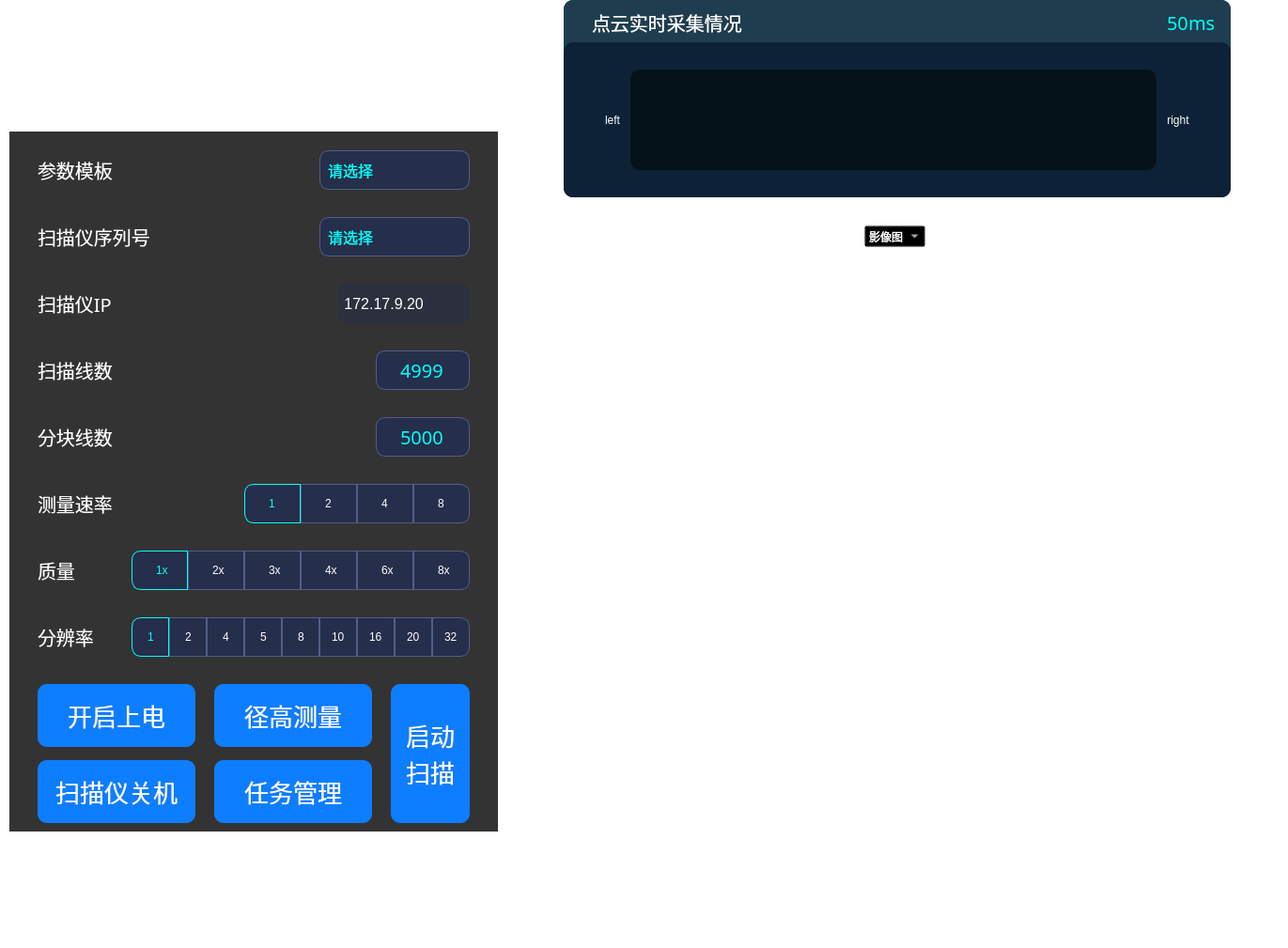
<?xml version="1.0" encoding="UTF-8"?>
<ui version="4.0">
 <class>ScannerWidget</class>
 <widget class="QWidget" name="ScannerWidget">
  <property name="geometry">
   <rect>
    <x>0</x>
    <y>0</y>
    <width>1371</width>
    <height>1009</height>
   </rect>
  </property>
  <property name="windowTitle">
   <string>Scanner</string>
  </property>
  <property name="styleSheet">
   <string notr="true">QWidget{
	color: white;
    font-family: &quot;思源黑体&quot;;
    background: transparent;
}</string>
  </property>
  <widget class="QWidget" name="AcquisitionMonitor" native="true">
   <property name="geometry">
    <rect>
     <x>600</x>
     <y>0</y>
     <width>710</width>
     <height>210</height>
    </rect>
   </property>
   <property name="styleSheet">
    <string notr="true">border-radius: 10px;
background: rgba(30, 62, 80, 1);</string>
   </property>
   <layout class="QVBoxLayout" name="verticalLayout" stretch="42,168">
    <property name="spacing">
     <number>0</number>
    </property>
    <property name="leftMargin">
     <number>0</number>
    </property>
    <property name="topMargin">
     <number>0</number>
    </property>
    <property name="rightMargin">
     <number>0</number>
    </property>
    <property name="bottomMargin">
     <number>0</number>
    </property>
    <item>
     <widget class="QWidget" name="widget_title" native="true">
      <layout class="QHBoxLayout" name="horizontalLayout">
       <property name="spacing">
        <number>0</number>
       </property>
       <property name="leftMargin">
        <number>30</number>
       </property>
       <property name="topMargin">
        <number>9</number>
       </property>
       <property name="rightMargin">
        <number>16</number>
       </property>
       <property name="bottomMargin">
        <number>6</number>
       </property>
       <item>
        <widget class="QLabel" name="label">
         <property name="font">
          <font>
           <family>思源黑体</family>
           <pointsize>15</pointsize>
          </font>
         </property>
         <property name="text">
          <string>点云实时采集情况</string>
         </property>
        </widget>
       </item>
       <item>
        <spacer name="horizontalSpacer">
         <property name="orientation">
          <enum>Qt::Orientation::Horizontal</enum>
         </property>
         <property name="sizeHint" stdset="0">
          <size>
           <width>40</width>
           <height>20</height>
          </size>
         </property>
        </spacer>
       </item>
       <item>
        <widget class="QLabel" name="label_2">
         <property name="font">
          <font>
           <family>思源黑体</family>
           <pointsize>15</pointsize>
          </font>
         </property>
         <property name="styleSheet">
          <string notr="true">color: rgba(0, 255, 251, 1);</string>
         </property>
         <property name="text">
          <string>50</string>
         </property>
        </widget>
       </item>
       <item>
        <widget class="QLabel" name="label_latencyTime">
         <property name="font">
          <font>
           <family>思源黑体</family>
           <pointsize>15</pointsize>
          </font>
         </property>
         <property name="styleSheet">
          <string notr="true">color: rgba(0, 255, 251, 1);</string>
         </property>
         <property name="text">
          <string>ms</string>
         </property>
        </widget>
       </item>
      </layout>
     </widget>
    </item>
    <item>
     <widget class="QWidget" name="widget_pics" native="true">
      <property name="styleSheet">
       <string notr="true">border-radius: 10px;
background: rgba(13, 34, 54, 1);</string>
      </property>
      <layout class="QVBoxLayout" name="verticalLayout_2">
       <property name="spacing">
        <number>0</number>
       </property>
       <property name="leftMargin">
        <number>30</number>
       </property>
       <property name="topMargin">
        <number>20</number>
       </property>
       <property name="rightMargin">
        <number>30</number>
       </property>
       <property name="bottomMargin">
        <number>20</number>
       </property>
       <item>
        <widget class="QScrollArea" name="scrollArea">
         <property name="styleSheet">
          <string notr="true">    background: transparent;</string>
         </property>
         <property name="widgetResizable">
          <bool>true</bool>
         </property>
         <widget class="QWidget" name="scrollAreaWidgetContents">
          <property name="geometry">
           <rect>
            <x>0</x>
            <y>0</y>
            <width>650</width>
            <height>126</height>
           </rect>
          </property>
          <layout class="QHBoxLayout" name="horizontalLayout_3" stretch="0,0,0">
           <item>
            <widget class="QToolButton" name="toolButton_SwipeLeft">
             <property name="text">
              <string>left</string>
             </property>
             <property name="icon">
              <iconset resource="../../../main/MS301Client/resources.qrc">
               <normaloff>:/assets/button/left.png</normaloff>:/assets/button/left.png</iconset>
             </property>
             <property name="iconSize">
              <size>
               <width>25</width>
               <height>25</height>
              </size>
             </property>
            </widget>
           </item>
           <item>
            <widget class="QWidget" name="WidgetImage" native="true">
             <property name="styleSheet">
              <string notr="true">QWidget{
background: rgba(6, 18, 26, 1);
}

QToolButton {
qproperty-toolButtonStyle: ToolButtonTextUnderIcon;
qproperty-iconSize: 108px;
}</string>
             </property>
             <layout class="QHBoxLayout" name="LayoutImage">
              <property name="spacing">
               <number>0</number>
              </property>
              <property name="leftMargin">
               <number>0</number>
              </property>
              <property name="topMargin">
               <number>0</number>
              </property>
              <property name="rightMargin">
               <number>0</number>
              </property>
              <property name="bottomMargin">
               <number>0</number>
              </property>
             </layout>
            </widget>
           </item>
           <item>
            <widget class="QToolButton" name="toolButton_SwipeRight">
             <property name="text">
              <string>right</string>
             </property>
             <property name="icon">
              <iconset resource="../../../main/MS301Client/resources.qrc">
               <normaloff>:/assets/button/right.png</normaloff>:/assets/button/right.png</iconset>
             </property>
             <property name="iconSize">
              <size>
               <width>25</width>
               <height>25</height>
              </size>
             </property>
            </widget>
           </item>
          </layout>
         </widget>
        </widget>
       </item>
      </layout>
     </widget>
    </item>
   </layout>
  </widget>
  <widget class="QWidget" name="widget_DeviceManager" native="true">
   <property name="geometry">
    <rect>
     <x>10</x>
     <y>140</y>
     <width>520</width>
     <height>745</height>
    </rect>
   </property>
   <property name="styleSheet">
    <string notr="true">QWidget#widget_DeviceManager{
background: rgba(0, 0, 0, 0.8);
}
QRadioButton {
background: rgba(37, 46, 74, 1);
border: 1px solid rgba(80, 95, 138, 1);
spacing: 0px; /* 移除指示器与文字之间的间距 */

}

QRadioButton:checked {
    color: rgba(0, 255, 251, 1);
    border: 1px solid rgba(0, 255, 251, 1);
}
QRadioButton::indicator {
    width: 0px; /* 隐藏指示器 */
    height: 0px;
    background: transparent; /* 确保指示器背景透明,运行后才不会显示 */
}

Line{
background: qlineargradient(
    x1:0, y1:0.5, x2:1, y2:0.5,  /* 90度水平渐变 */
    stop:0 rgba(81,117,158, 255),  /* 起始颜色 */
    stop:1 rgba(20,24,32, 255)   /* 结束颜色 */
);
}

QLineEdit {
font-size: 16px;
border-radius: 10px;
background: rgba(36, 45, 73, 0.5);
}

QPushButton {
font-size: 26px;
border-radius: 10px;
background: rgba(13, 126, 255, 1);
padding-left: 0px;   /* 清除默认padding */
padding-right: 0px;
text-align: center;
}
/* 禁用状态 */
QPushButton:disabled {
    background: qlineargradient(x1:0, y1:0, x2:0, y2:1,
        stop:0 rgba(29, 37, 61, 255),
        stop:1 rgba(19, 27, 36, 255));
}

QComboBox {
font-size: 16px;
color: rgba(0, 255, 251, 1);
border-radius: 10px;
background: rgba(37, 46, 74, 1);
border: 1px solid rgba(80, 95, 138, 1);
padding-left: 8px;   /* 居中 */
}

/* 下拉按钮区域 */
QComboBox::drop-down {
    border: none;
    width: 16px;  /* 下拉按钮宽度 */
    padding-right: 12px;
}

/* 自定义下拉箭头图标 */
QComboBox::down-arrow {
    /* 设置下拉箭头图片 */
	image: url(:/assets/TaskHub/pulldown.png);
    width: 16px;   /* 图标宽度 */
    height: 16px;  /* 图标高度 */
}</string>
   </property>
   <layout class="QVBoxLayout" name="verticalLayout_3" stretch="0,0,0,0,0,0,0,0,0,0,0,0,0,0,0,0,1">
    <property name="spacing">
     <number>14</number>
    </property>
    <property name="leftMargin">
     <number>30</number>
    </property>
    <property name="topMargin">
     <number>20</number>
    </property>
    <property name="rightMargin">
     <number>30</number>
    </property>
    <property name="bottomMargin">
     <number>9</number>
    </property>
    <item>
     <widget class="QWidget" name="widget" native="true">
      <layout class="QHBoxLayout" name="horizontalLayout_14">
       <property name="spacing">
        <number>0</number>
       </property>
       <property name="leftMargin">
        <number>0</number>
       </property>
       <property name="topMargin">
        <number>0</number>
       </property>
       <property name="rightMargin">
        <number>0</number>
       </property>
       <property name="bottomMargin">
        <number>0</number>
       </property>
       <item>
        <widget class="QLabel" name="label_17">
         <property name="font">
          <font>
           <family>思源黑体</family>
           <pointsize>15</pointsize>
          </font>
         </property>
         <property name="text">
          <string>参数模板</string>
         </property>
        </widget>
       </item>
       <item>
        <spacer name="horizontalSpacer_9">
         <property name="orientation">
          <enum>Qt::Orientation::Horizontal</enum>
         </property>
         <property name="sizeHint" stdset="0">
          <size>
           <width>40</width>
           <height>20</height>
          </size>
         </property>
        </spacer>
       </item>
       <item>
        <widget class="QComboBox" name="comboBox_param_templates">
         <property name="minimumSize">
          <size>
           <width>160</width>
           <height>42</height>
          </size>
         </property>
         <property name="font">
          <font>
           <family>思源黑体</family>
           <pointsize>-1</pointsize>
          </font>
         </property>
         <property name="placeholderText">
          <string>请选择</string>
         </property>
        </widget>
       </item>
      </layout>
     </widget>
    </item>
    <item>
     <widget class="Line" name="line">
      <property name="maximumSize">
       <size>
        <width>16777215</width>
        <height>1</height>
       </size>
      </property>
      <property name="orientation">
       <enum>Qt::Orientation::Horizontal</enum>
      </property>
     </widget>
    </item>
    <item>
     <widget class="QWidget" name="widget_2" native="true">
      <layout class="QHBoxLayout" name="horizontalLayout_15">
       <property name="spacing">
        <number>0</number>
       </property>
       <property name="leftMargin">
        <number>0</number>
       </property>
       <property name="topMargin">
        <number>0</number>
       </property>
       <property name="rightMargin">
        <number>0</number>
       </property>
       <property name="bottomMargin">
        <number>0</number>
       </property>
       <item>
        <widget class="QLabel" name="label_18">
         <property name="font">
          <font>
           <family>思源黑体</family>
           <pointsize>15</pointsize>
          </font>
         </property>
         <property name="text">
          <string>扫描仪序列号</string>
         </property>
        </widget>
       </item>
       <item>
        <spacer name="horizontalSpacer_10">
         <property name="orientation">
          <enum>Qt::Orientation::Horizontal</enum>
         </property>
         <property name="sizeHint" stdset="0">
          <size>
           <width>40</width>
           <height>20</height>
          </size>
         </property>
        </spacer>
       </item>
       <item>
        <widget class="QComboBox" name="comboBox_serial_number">
         <property name="minimumSize">
          <size>
           <width>160</width>
           <height>42</height>
          </size>
         </property>
         <property name="font">
          <font>
           <family>思源黑体</family>
           <pointsize>-1</pointsize>
          </font>
         </property>
         <property name="placeholderText">
          <string>请选择</string>
         </property>
        </widget>
       </item>
      </layout>
     </widget>
    </item>
    <item>
     <widget class="Line" name="line_2">
      <property name="maximumSize">
       <size>
        <width>16777215</width>
        <height>1</height>
       </size>
      </property>
      <property name="orientation">
       <enum>Qt::Orientation::Horizontal</enum>
      </property>
     </widget>
    </item>
    <item>
     <widget class="QWidget" name="widget_3" native="true">
      <layout class="QHBoxLayout" name="horizontalLayout_16">
       <property name="spacing">
        <number>0</number>
       </property>
       <property name="leftMargin">
        <number>0</number>
       </property>
       <property name="topMargin">
        <number>0</number>
       </property>
       <property name="rightMargin">
        <number>0</number>
       </property>
       <property name="bottomMargin">
        <number>0</number>
       </property>
       <item>
        <widget class="QLabel" name="label_19">
         <property name="font">
          <font>
           <family>思源黑体</family>
           <pointsize>15</pointsize>
          </font>
         </property>
         <property name="text">
          <string>扫描仪IP</string>
         </property>
        </widget>
       </item>
       <item>
        <spacer name="horizontalSpacer_11">
         <property name="orientation">
          <enum>Qt::Orientation::Horizontal</enum>
         </property>
         <property name="sizeHint" stdset="0">
          <size>
           <width>40</width>
           <height>20</height>
          </size>
         </property>
        </spacer>
       </item>
       <item>
        <widget class="QLineEdit" name="lineEdit_scanner_ip">
         <property name="sizePolicy">
          <sizepolicy hsizetype="Preferred" vsizetype="Preferred">
           <horstretch>0</horstretch>
           <verstretch>0</verstretch>
          </sizepolicy>
         </property>
         <property name="minimumSize">
          <size>
           <width>0</width>
           <height>42</height>
          </size>
         </property>
         <property name="styleSheet">
          <string notr="true"/>
         </property>
         <property name="text">
          <string> 172.17.9.20</string>
         </property>
         <property name="alignment">
          <set>Qt::AlignmentFlag::AlignLeading|Qt::AlignmentFlag::AlignLeft|Qt::AlignmentFlag::AlignVCenter</set>
         </property>
        </widget>
       </item>
      </layout>
     </widget>
    </item>
    <item>
     <widget class="Line" name="line_3">
      <property name="maximumSize">
       <size>
        <width>16777215</width>
        <height>1</height>
       </size>
      </property>
      <property name="orientation">
       <enum>Qt::Orientation::Horizontal</enum>
      </property>
     </widget>
    </item>
    <item>
     <layout class="QHBoxLayout" name="horizontalLayout_40">
      <property name="spacing">
       <number>0</number>
      </property>
      <item>
       <widget class="QLabel" name="label_58">
        <property name="font">
         <font>
          <family>思源黑体</family>
          <pointsize>15</pointsize>
         </font>
        </property>
        <property name="text">
         <string>扫描线数</string>
        </property>
       </widget>
      </item>
      <item>
       <widget class="QLabel" name="label_Explanation">
        <property name="sizePolicy">
         <sizepolicy hsizetype="Minimum" vsizetype="Preferred">
          <horstretch>0</horstretch>
          <verstretch>0</verstretch>
         </sizepolicy>
        </property>
        <property name="maximumSize">
         <size>
          <width>20</width>
          <height>16777215</height>
         </size>
        </property>
        <property name="styleSheet">
         <string notr="true">    padding-top: 5px; /* 向下移动 * 2px */</string>
        </property>
        <property name="text">
         <string/>
        </property>
        <property name="pixmap">
         <pixmap resource="../../../main/MS301Client/resources.qrc">:/assets/TaskHub/explanation.png</pixmap>
        </property>
        <property name="alignment">
         <set>Qt::AlignmentFlag::AlignCenter</set>
        </property>
       </widget>
      </item>
      <item>
       <spacer name="horizontalSpacer_24">
        <property name="orientation">
         <enum>Qt::Orientation::Horizontal</enum>
        </property>
        <property name="sizeType">
         <enum>QSizePolicy::Policy::Minimum</enum>
        </property>
        <property name="sizeHint" stdset="0">
         <size>
          <width>72</width>
          <height>20</height>
         </size>
        </property>
       </spacer>
      </item>
      <item>
       <spacer name="horizontalSpacer_12">
        <property name="orientation">
         <enum>Qt::Orientation::Horizontal</enum>
        </property>
        <property name="sizeHint" stdset="0">
         <size>
          <width>40</width>
          <height>20</height>
         </size>
        </property>
       </spacer>
      </item>
      <item>
       <widget class="QSpinBox" name="spinBox_number_scan_lines">
        <property name="minimumSize">
         <size>
          <width>100</width>
          <height>42</height>
         </size>
        </property>
        <property name="maximumSize">
         <size>
          <width>16777215</width>
          <height>16777215</height>
         </size>
        </property>
        <property name="font">
         <font>
          <family>思源黑体</family>
          <pointsize>-1</pointsize>
         </font>
        </property>
        <property name="cursor">
         <cursorShape>PointingHandCursor</cursorShape>
        </property>
        <property name="styleSheet">
         <string notr="true">

QSpinBox {
font-size: 20px;
color: rgba(0, 255, 251, 1);
border-radius: 10px;
background: rgba(37, 46, 74, 1);
border: 1px solid rgba(80, 95, 138, 1);
}

/* 如果需要同时隐藏按钮区域 */
QSpinBox::up-button,
QSpinBox::down-button {
    width: 0;
    height: 0;
    border: none;
}</string>
        </property>
        <property name="alignment">
         <set>Qt::AlignmentFlag::AlignCenter</set>
        </property>
        <property name="minimum">
         <number>50</number>
        </property>
        <property name="maximum">
         <number>5500</number>
        </property>
        <property name="singleStep">
         <number>1</number>
        </property>
        <property name="value">
         <number>4999</number>
        </property>
       </widget>
      </item>
     </layout>
    </item>
    <item>
     <widget class="Line" name="line_4">
      <property name="maximumSize">
       <size>
        <width>16777215</width>
        <height>1</height>
       </size>
      </property>
      <property name="orientation">
       <enum>Qt::Orientation::Horizontal</enum>
      </property>
     </widget>
    </item>
    <item>
     <layout class="QHBoxLayout" name="horizontalLayout_41">
      <property name="spacing">
       <number>0</number>
      </property>
      <item>
       <widget class="QLabel" name="label_59">
        <property name="font">
         <font>
          <family>思源黑体</family>
          <pointsize>15</pointsize>
         </font>
        </property>
        <property name="text">
         <string>分块线数</string>
        </property>
       </widget>
      </item>
      <item>
       <spacer name="horizontalSpacer_25">
        <property name="orientation">
         <enum>Qt::Orientation::Horizontal</enum>
        </property>
        <property name="sizeType">
         <enum>QSizePolicy::Policy::Minimum</enum>
        </property>
        <property name="sizeHint" stdset="0">
         <size>
          <width>72</width>
          <height>20</height>
         </size>
        </property>
       </spacer>
      </item>
      <item>
       <spacer name="horizontalSpacer_13">
        <property name="orientation">
         <enum>Qt::Orientation::Horizontal</enum>
        </property>
        <property name="sizeHint" stdset="0">
         <size>
          <width>40</width>
          <height>20</height>
         </size>
        </property>
       </spacer>
      </item>
      <item>
       <widget class="QSpinBox" name="spinBox_number_block_lines">
        <property name="minimumSize">
         <size>
          <width>100</width>
          <height>42</height>
         </size>
        </property>
        <property name="maximumSize">
         <size>
          <width>16777215</width>
          <height>16777215</height>
         </size>
        </property>
        <property name="font">
         <font>
          <family>思源黑体</family>
          <pointsize>-1</pointsize>
         </font>
        </property>
        <property name="cursor">
         <cursorShape>PointingHandCursor</cursorShape>
        </property>
        <property name="styleSheet">
         <string notr="true">

QSpinBox {
font-size: 20px;
color: rgba(0, 255, 251, 1);
border-radius: 10px;
background: rgba(37, 46, 74, 1);
border: 1px solid rgba(80, 95, 138, 1);
}

/* 如果需要同时隐藏按钮区域 */
QSpinBox::up-button,
QSpinBox::down-button {
    width: 0;
    height: 0;
    border: none;
}</string>
        </property>
        <property name="alignment">
         <set>Qt::AlignmentFlag::AlignCenter</set>
        </property>
        <property name="minimum">
         <number>50</number>
        </property>
        <property name="maximum">
         <number>5500</number>
        </property>
        <property name="singleStep">
         <number>1</number>
        </property>
        <property name="value">
         <number>5000</number>
        </property>
       </widget>
      </item>
     </layout>
    </item>
    <item>
     <widget class="Line" name="line_5">
      <property name="maximumSize">
       <size>
        <width>16777215</width>
        <height>1</height>
       </size>
      </property>
      <property name="orientation">
       <enum>Qt::Orientation::Horizontal</enum>
      </property>
     </widget>
    </item>
    <item>
     <widget class="QWidget" name="horizontalWidget_14" native="true">
      <layout class="QHBoxLayout" name="horizontalLayout_49">
       <property name="spacing">
        <number>0</number>
       </property>
       <property name="leftMargin">
        <number>0</number>
       </property>
       <property name="topMargin">
        <number>0</number>
       </property>
       <property name="rightMargin">
        <number>0</number>
       </property>
       <property name="bottomMargin">
        <number>0</number>
       </property>
       <item>
        <widget class="QLabel" name="label_64">
         <property name="font">
          <font>
           <family>思源黑体</family>
           <pointsize>15</pointsize>
          </font>
         </property>
         <property name="text">
          <string>测量速率</string>
         </property>
        </widget>
       </item>
       <item>
        <spacer name="horizontalSpacer_2">
         <property name="orientation">
          <enum>Qt::Orientation::Horizontal</enum>
         </property>
         <property name="sizeHint" stdset="0">
          <size>
           <width>40</width>
           <height>20</height>
          </size>
         </property>
        </spacer>
       </item>
       <item>
        <widget class="QRadioButton" name="radioButton_rate_1">
         <property name="minimumSize">
          <size>
           <width>60</width>
           <height>42</height>
          </size>
         </property>
         <property name="maximumSize">
          <size>
           <width>16777215</width>
           <height>16777215</height>
          </size>
         </property>
         <property name="cursor">
          <cursorShape>PointingHandCursor</cursorShape>
         </property>
         <property name="styleSheet">
          <string notr="true">border-top-left-radius:10px;
border-bottom-left-radius:10px;
padding-left: 25px;</string>
         </property>
         <property name="text">
          <string>1</string>
         </property>
         <property name="checked">
          <bool>true</bool>
         </property>
        </widget>
       </item>
       <item>
        <widget class="QRadioButton" name="radioButton_rate_2">
         <property name="minimumSize">
          <size>
           <width>60</width>
           <height>42</height>
          </size>
         </property>
         <property name="maximumSize">
          <size>
           <width>16777215</width>
           <height>16777215</height>
          </size>
         </property>
         <property name="cursor">
          <cursorShape>PointingHandCursor</cursorShape>
         </property>
         <property name="styleSheet">
          <string notr="true">padding-left: 25px;</string>
         </property>
         <property name="text">
          <string>2</string>
         </property>
        </widget>
       </item>
       <item>
        <widget class="QRadioButton" name="radioButton_rate_4">
         <property name="minimumSize">
          <size>
           <width>60</width>
           <height>42</height>
          </size>
         </property>
         <property name="maximumSize">
          <size>
           <width>16777215</width>
           <height>16777215</height>
          </size>
         </property>
         <property name="cursor">
          <cursorShape>PointingHandCursor</cursorShape>
         </property>
         <property name="styleSheet">
          <string notr="true">padding-left: 25px;</string>
         </property>
         <property name="text">
          <string>4</string>
         </property>
        </widget>
       </item>
       <item>
        <widget class="QRadioButton" name="radioButton_rate_8">
         <property name="minimumSize">
          <size>
           <width>60</width>
           <height>42</height>
          </size>
         </property>
         <property name="maximumSize">
          <size>
           <width>16777215</width>
           <height>16777215</height>
          </size>
         </property>
         <property name="cursor">
          <cursorShape>PointingHandCursor</cursorShape>
         </property>
         <property name="styleSheet">
          <string notr="true">padding-left: 25px;
border-top-right-radius:10px;
border-bottom-right-radius:9px;</string>
         </property>
         <property name="text">
          <string>8</string>
         </property>
         <property name="checked">
          <bool>false</bool>
         </property>
        </widget>
       </item>
      </layout>
     </widget>
    </item>
    <item>
     <widget class="Line" name="line_6">
      <property name="maximumSize">
       <size>
        <width>16777215</width>
        <height>1</height>
       </size>
      </property>
      <property name="orientation">
       <enum>Qt::Orientation::Horizontal</enum>
      </property>
     </widget>
    </item>
    <item>
     <widget class="QWidget" name="horizontalWidget_15" native="true">
      <layout class="QHBoxLayout" name="horizontalLayout_50">
       <property name="spacing">
        <number>0</number>
       </property>
       <property name="leftMargin">
        <number>0</number>
       </property>
       <property name="topMargin">
        <number>0</number>
       </property>
       <property name="rightMargin">
        <number>0</number>
       </property>
       <property name="bottomMargin">
        <number>0</number>
       </property>
       <item>
        <widget class="QLabel" name="label_65">
         <property name="font">
          <font>
           <family>思源黑体</family>
           <pointsize>15</pointsize>
          </font>
         </property>
         <property name="text">
          <string>质量</string>
         </property>
        </widget>
       </item>
       <item>
        <spacer name="horizontalSpacer_3">
         <property name="orientation">
          <enum>Qt::Orientation::Horizontal</enum>
         </property>
         <property name="sizeHint" stdset="0">
          <size>
           <width>40</width>
           <height>20</height>
          </size>
         </property>
        </spacer>
       </item>
       <item>
        <widget class="QRadioButton" name="radioButton_quality_1">
         <property name="minimumSize">
          <size>
           <width>60</width>
           <height>42</height>
          </size>
         </property>
         <property name="maximumSize">
          <size>
           <width>16777215</width>
           <height>16777215</height>
          </size>
         </property>
         <property name="cursor">
          <cursorShape>PointingHandCursor</cursorShape>
         </property>
         <property name="styleSheet">
          <string notr="true">border-top-left-radius:10px;
border-bottom-left-radius:10px;
padding-left: 25px;</string>
         </property>
         <property name="text">
          <string>1x</string>
         </property>
         <property name="checked">
          <bool>true</bool>
         </property>
        </widget>
       </item>
       <item>
        <widget class="QRadioButton" name="radioButton_quality_2">
         <property name="minimumSize">
          <size>
           <width>60</width>
           <height>42</height>
          </size>
         </property>
         <property name="maximumSize">
          <size>
           <width>16777215</width>
           <height>16777215</height>
          </size>
         </property>
         <property name="cursor">
          <cursorShape>PointingHandCursor</cursorShape>
         </property>
         <property name="styleSheet">
          <string notr="true">padding-left: 25px;</string>
         </property>
         <property name="text">
          <string>2x</string>
         </property>
        </widget>
       </item>
       <item>
        <widget class="QRadioButton" name="radioButton_quality_3">
         <property name="minimumSize">
          <size>
           <width>60</width>
           <height>42</height>
          </size>
         </property>
         <property name="maximumSize">
          <size>
           <width>16777215</width>
           <height>16777215</height>
          </size>
         </property>
         <property name="cursor">
          <cursorShape>PointingHandCursor</cursorShape>
         </property>
         <property name="styleSheet">
          <string notr="true">padding-left: 25px;</string>
         </property>
         <property name="text">
          <string>3x</string>
         </property>
        </widget>
       </item>
       <item>
        <widget class="QRadioButton" name="radioButton_quality_4">
         <property name="minimumSize">
          <size>
           <width>60</width>
           <height>42</height>
          </size>
         </property>
         <property name="maximumSize">
          <size>
           <width>16777215</width>
           <height>16777215</height>
          </size>
         </property>
         <property name="cursor">
          <cursorShape>PointingHandCursor</cursorShape>
         </property>
         <property name="styleSheet">
          <string notr="true">padding-left: 25px;</string>
         </property>
         <property name="text">
          <string>4x</string>
         </property>
        </widget>
       </item>
       <item>
        <widget class="QRadioButton" name="radioButton_quality_6">
         <property name="minimumSize">
          <size>
           <width>60</width>
           <height>42</height>
          </size>
         </property>
         <property name="maximumSize">
          <size>
           <width>16777215</width>
           <height>16777215</height>
          </size>
         </property>
         <property name="cursor">
          <cursorShape>PointingHandCursor</cursorShape>
         </property>
         <property name="styleSheet">
          <string notr="true">padding-left: 25px;</string>
         </property>
         <property name="text">
          <string>6x</string>
         </property>
        </widget>
       </item>
       <item>
        <widget class="QRadioButton" name="radioButton_quality_8">
         <property name="minimumSize">
          <size>
           <width>60</width>
           <height>42</height>
          </size>
         </property>
         <property name="maximumSize">
          <size>
           <width>16777215</width>
           <height>16777215</height>
          </size>
         </property>
         <property name="cursor">
          <cursorShape>PointingHandCursor</cursorShape>
         </property>
         <property name="styleSheet">
          <string notr="true">padding-left: 25px;
border-top-right-radius:10px;
border-bottom-right-radius:9px;</string>
         </property>
         <property name="text">
          <string>8x</string>
         </property>
         <property name="checked">
          <bool>false</bool>
         </property>
        </widget>
       </item>
      </layout>
     </widget>
    </item>
    <item>
     <widget class="Line" name="line_7">
      <property name="maximumSize">
       <size>
        <width>16777215</width>
        <height>1</height>
       </size>
      </property>
      <property name="orientation">
       <enum>Qt::Orientation::Horizontal</enum>
      </property>
     </widget>
    </item>
    <item>
     <widget class="QWidget" name="horizontalWidget_16" native="true">
      <layout class="QHBoxLayout" name="horizontalLayout_51">
       <property name="spacing">
        <number>0</number>
       </property>
       <property name="leftMargin">
        <number>0</number>
       </property>
       <property name="topMargin">
        <number>0</number>
       </property>
       <property name="rightMargin">
        <number>0</number>
       </property>
       <property name="bottomMargin">
        <number>0</number>
       </property>
       <item>
        <widget class="QLabel" name="label_66">
         <property name="font">
          <font>
           <family>思源黑体</family>
           <pointsize>15</pointsize>
          </font>
         </property>
         <property name="text">
          <string>分辨率</string>
         </property>
        </widget>
       </item>
       <item>
        <spacer name="horizontalSpacer_4">
         <property name="orientation">
          <enum>Qt::Orientation::Horizontal</enum>
         </property>
         <property name="sizeHint" stdset="0">
          <size>
           <width>40</width>
           <height>20</height>
          </size>
         </property>
        </spacer>
       </item>
       <item>
        <widget class="QRadioButton" name="radioButton_resolution_1">
         <property name="minimumSize">
          <size>
           <width>40</width>
           <height>42</height>
          </size>
         </property>
         <property name="maximumSize">
          <size>
           <width>16777215</width>
           <height>16777215</height>
          </size>
         </property>
         <property name="cursor">
          <cursorShape>PointingHandCursor</cursorShape>
         </property>
         <property name="styleSheet">
          <string notr="true">border-top-left-radius:10px;
border-bottom-left-radius:10px;
padding-left: 16px;</string>
         </property>
         <property name="text">
          <string>1</string>
         </property>
         <property name="checked">
          <bool>true</bool>
         </property>
        </widget>
       </item>
       <item>
        <widget class="QRadioButton" name="radioButton_resolution_2">
         <property name="minimumSize">
          <size>
           <width>40</width>
           <height>42</height>
          </size>
         </property>
         <property name="maximumSize">
          <size>
           <width>16777215</width>
           <height>16777215</height>
          </size>
         </property>
         <property name="cursor">
          <cursorShape>PointingHandCursor</cursorShape>
         </property>
         <property name="styleSheet">
          <string notr="true">padding-left: 16px;</string>
         </property>
         <property name="text">
          <string>2</string>
         </property>
        </widget>
       </item>
       <item>
        <widget class="QRadioButton" name="radioButton_resolution_4">
         <property name="minimumSize">
          <size>
           <width>40</width>
           <height>42</height>
          </size>
         </property>
         <property name="maximumSize">
          <size>
           <width>16777215</width>
           <height>16777215</height>
          </size>
         </property>
         <property name="cursor">
          <cursorShape>PointingHandCursor</cursorShape>
         </property>
         <property name="styleSheet">
          <string notr="true">padding-left: 16px;</string>
         </property>
         <property name="text">
          <string>4</string>
         </property>
        </widget>
       </item>
       <item>
        <widget class="QRadioButton" name="radioButton_resolution_5">
         <property name="minimumSize">
          <size>
           <width>40</width>
           <height>42</height>
          </size>
         </property>
         <property name="maximumSize">
          <size>
           <width>16777215</width>
           <height>16777215</height>
          </size>
         </property>
         <property name="cursor">
          <cursorShape>PointingHandCursor</cursorShape>
         </property>
         <property name="styleSheet">
          <string notr="true">padding-left: 16px;</string>
         </property>
         <property name="text">
          <string>5</string>
         </property>
        </widget>
       </item>
       <item>
        <widget class="QRadioButton" name="radioButton_resolution_8">
         <property name="minimumSize">
          <size>
           <width>40</width>
           <height>42</height>
          </size>
         </property>
         <property name="maximumSize">
          <size>
           <width>16777215</width>
           <height>16777215</height>
          </size>
         </property>
         <property name="cursor">
          <cursorShape>PointingHandCursor</cursorShape>
         </property>
         <property name="styleSheet">
          <string notr="true">padding-left: 16px;</string>
         </property>
         <property name="text">
          <string>8</string>
         </property>
        </widget>
       </item>
       <item>
        <widget class="QRadioButton" name="radioButton_resolution_10">
         <property name="minimumSize">
          <size>
           <width>40</width>
           <height>42</height>
          </size>
         </property>
         <property name="maximumSize">
          <size>
           <width>16777215</width>
           <height>16777215</height>
          </size>
         </property>
         <property name="cursor">
          <cursorShape>PointingHandCursor</cursorShape>
         </property>
         <property name="styleSheet">
          <string notr="true">padding-left: 12px;</string>
         </property>
         <property name="text">
          <string>10</string>
         </property>
        </widget>
       </item>
       <item>
        <widget class="QRadioButton" name="radioButton_resolution_16">
         <property name="minimumSize">
          <size>
           <width>40</width>
           <height>42</height>
          </size>
         </property>
         <property name="maximumSize">
          <size>
           <width>16777215</width>
           <height>16777215</height>
          </size>
         </property>
         <property name="cursor">
          <cursorShape>PointingHandCursor</cursorShape>
         </property>
         <property name="styleSheet">
          <string notr="true">padding-left: 12px;</string>
         </property>
         <property name="text">
          <string>16</string>
         </property>
        </widget>
       </item>
       <item>
        <widget class="QRadioButton" name="radioButton_resolution_20">
         <property name="minimumSize">
          <size>
           <width>40</width>
           <height>42</height>
          </size>
         </property>
         <property name="maximumSize">
          <size>
           <width>16777215</width>
           <height>16777215</height>
          </size>
         </property>
         <property name="cursor">
          <cursorShape>PointingHandCursor</cursorShape>
         </property>
         <property name="styleSheet">
          <string notr="true">padding-left: 12px;</string>
         </property>
         <property name="text">
          <string>20</string>
         </property>
        </widget>
       </item>
       <item>
        <widget class="QRadioButton" name="radioButton_resolution_32">
         <property name="minimumSize">
          <size>
           <width>40</width>
           <height>42</height>
          </size>
         </property>
         <property name="maximumSize">
          <size>
           <width>16777215</width>
           <height>16777215</height>
          </size>
         </property>
         <property name="cursor">
          <cursorShape>PointingHandCursor</cursorShape>
         </property>
         <property name="styleSheet">
          <string notr="true">padding-left: 12px;
border-top-right-radius:10px;
border-bottom-right-radius:9px;</string>
         </property>
         <property name="text">
          <string>32</string>
         </property>
         <property name="checked">
          <bool>false</bool>
         </property>
        </widget>
       </item>
      </layout>
     </widget>
    </item>
    <item>
     <widget class="Line" name="line_8">
      <property name="maximumSize">
       <size>
        <width>16777215</width>
        <height>1</height>
       </size>
      </property>
      <property name="orientation">
       <enum>Qt::Orientation::Horizontal</enum>
      </property>
     </widget>
    </item>
    <item>
     <layout class="QGridLayout" name="gridLayout" columnstretch="2,2,1" columnminimumwidth="2,2,1">
      <property name="horizontalSpacing">
       <number>20</number>
      </property>
      <property name="verticalSpacing">
       <number>14</number>
      </property>
      <item row="1" column="0">
       <widget class="QPushButton" name="pushButton_power_off">
        <property name="enabled">
         <bool>false</bool>
        </property>
        <property name="sizePolicy">
         <sizepolicy hsizetype="Preferred" vsizetype="Preferred">
          <horstretch>0</horstretch>
          <verstretch>0</verstretch>
         </sizepolicy>
        </property>
        <property name="minimumSize">
         <size>
          <width>0</width>
          <height>0</height>
         </size>
        </property>
        <property name="styleSheet">
         <string notr="true"/>
        </property>
        <property name="text">
         <string>扫描仪关机</string>
        </property>
       </widget>
      </item>
      <item row="0" column="0">
       <widget class="QPushButton" name="pushButton_power_on">
        <property name="sizePolicy">
         <sizepolicy hsizetype="Preferred" vsizetype="Preferred">
          <horstretch>0</horstretch>
          <verstretch>0</verstretch>
         </sizepolicy>
        </property>
        <property name="minimumSize">
         <size>
          <width>0</width>
          <height>0</height>
         </size>
        </property>
        <property name="text">
         <string>开启上电</string>
        </property>
       </widget>
      </item>
      <item row="1" column="1">
       <widget class="QPushButton" name="pushButton_task_management">
        <property name="enabled">
         <bool>false</bool>
        </property>
        <property name="sizePolicy">
         <sizepolicy hsizetype="Preferred" vsizetype="Preferred">
          <horstretch>0</horstretch>
          <verstretch>0</verstretch>
         </sizepolicy>
        </property>
        <property name="text">
         <string>任务管理</string>
        </property>
       </widget>
      </item>
      <item row="0" column="1">
       <widget class="QPushButton" name="pushButton_diameter_height_measurement">
        <property name="enabled">
         <bool>false</bool>
        </property>
        <property name="sizePolicy">
         <sizepolicy hsizetype="Preferred" vsizetype="Preferred">
          <horstretch>0</horstretch>
          <verstretch>0</verstretch>
         </sizepolicy>
        </property>
        <property name="text">
         <string>径高测量</string>
        </property>
       </widget>
      </item>
      <item row="0" column="2" rowspan="2">
       <widget class="QPushButton" name="pushButton_start">
        <property name="enabled">
         <bool>false</bool>
        </property>
        <property name="sizePolicy">
         <sizepolicy hsizetype="Preferred" vsizetype="Preferred">
          <horstretch>0</horstretch>
          <verstretch>0</verstretch>
         </sizepolicy>
        </property>
        <property name="text">
         <string>启动
扫描</string>
        </property>
       </widget>
      </item>
     </layout>
    </item>
   </layout>
  </widget>
  <widget class="QRadioButton" name="ButtonMenu_DeviceManager">
   <property name="geometry">
    <rect>
     <x>10</x>
     <y>20</y>
     <width>80</width>
     <height>23</height>
    </rect>
   </property>
   <property name="styleSheet">
    <string notr="true">spacing: 12px;</string>
   </property>
   <property name="text">
    <string>扫描仪</string>
   </property>
  </widget>
  <widget class="QComboBox" name="comboBox">
   <property name="enabled">
    <bool>false</bool>
   </property>
   <property name="geometry">
    <rect>
     <x>920</x>
     <y>240</y>
     <width>65</width>
     <height>23</height>
    </rect>
   </property>
   <item>
    <property name="text">
     <string>影像图</string>
    </property>
   </item>
   <item>
    <property name="text">
     <string>限界</string>
    </property>
   </item>
  </widget>
 </widget>
 <resources>
  <include location="../../../main/MS301Client/resources.qrc"/>
 </resources>
 <connections/>
</ui>
